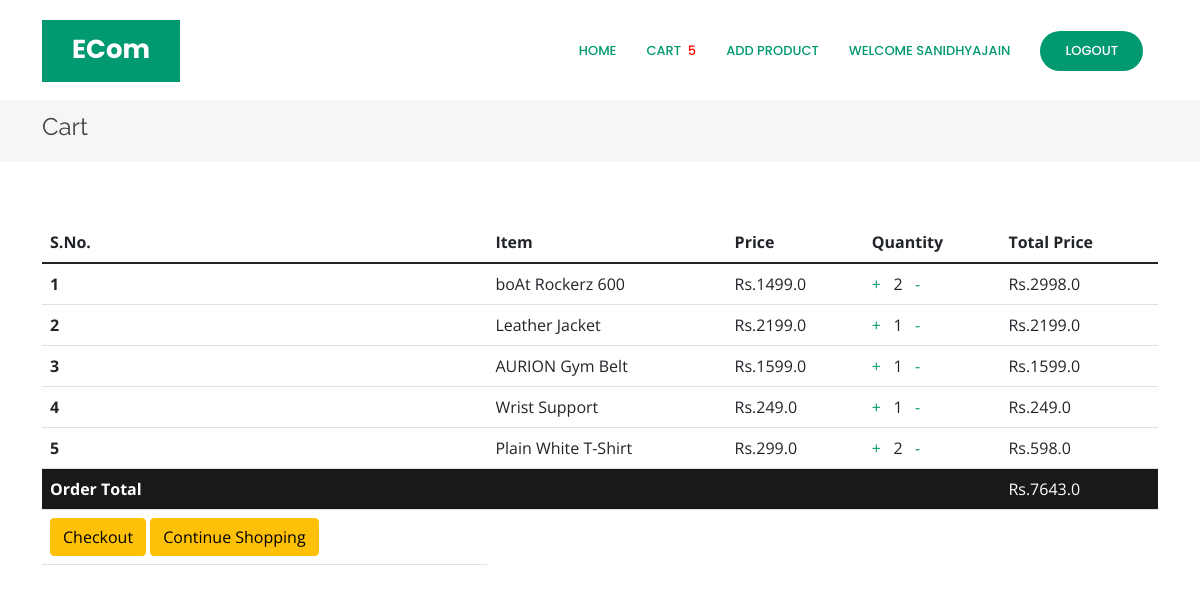
The page /orderlist (signed in) on the database its author committed.
### core/models.py (models this page shows, shortened)
class Order(models.Model):
    user = models.ForeignKey(User, on_delete=models.CASCADE)
    items = models.ManyToManyField(OrderItem)
    start_date = models.DateTimeField(auto_now_add=True)
    ordered_date = models.DateTimeField()
    ordered = models.BooleanField(default=False)
    order_id = models.CharField(max_length=100, unique=True, default=None, blank=True, null=True)
    datetime_ofpayment = models.DateField(auto_now_add=True)
    order_delivered = models.BooleanField(default=False)
    order_received = models.BooleanField(default=False)
    razorpay_order_id = models.CharField(max_length=500, null=True, blank=True)
    razorpay_payment_id = models.CharField(max_length=500, null=True, blank=True)
    razorpay_signature = models.CharField(max_length=500, null=True, blank=True)
    def get_total_price(self):
        total = 0
        for order_item in self.items.all():
            total += order_item.get_final_price()
        return total

class OrderItem(models.Model):
    user = models.ForeignKey(User, on_delete=models.CASCADE)
    ordered = models.BooleanField(default=False)
    product = models.ForeignKey(Product, on_delete=models.CASCADE)
    quantity = models.IntegerField(default=1)
    def get_total_item_price(self):
        return self.quantity * self.product.price
    def get_final_price(self):
        return self.get_total_item_price()

class Product(models.Model):
    name = models.CharField(max_length=100)
    category = models.ForeignKey('Category', on_delete=models.CASCADE)
    desc = models.TextField()
    price = models.FloatField(default=0.0)
    product_available_count = models.IntegerField(default=0)
    img = models.ImageField(upload_to='images/')

### core/views.py (the view)
# urls.py: path('orderlist', views.orderlist, name='orderlist'),
def orderlist(request):
    if Order.objects.filter(user=request.user, ordered=False).exists():
        order = Order.objects.get(user=request.user, ordered=False)
        return render(request,'core/orderlist.html', {'order':order})
    return render(request,'core/orderlist.html', {'message':'Your Cart is Empty!'})

### core/templatetags/cart_template_tag.py (called while the page is built)
@register.filter
def cart_item_count(user):
    if user.is_authenticated:
        qs = Order.objects.filter(user=user, ordered=False)
        if qs.exists():
            return qs[0].items.count()
    return 0

### templates/core/orderlist.html (shortened to what this page needs)
<!DOCTYPE html>
{% load static %}
{% load cart_template_tag %}
<html lang="en">
<head>
    <link href="{% static 'vendor/aos/aos.css' %}" rel="stylesheet">
    <link href="{% static 'vendor/bootstrap/css/bootstrap.min.css' %}" rel="stylesheet">
    <link href="{% static 'vendor/bootstrap-icons/bootstrap-icons.css' %}" rel="stylesheet">
    <link href="{% static 'vendor/boxicons/css/boxicons.min.css' %}" rel="stylesheet">
    <link href="{% static 'vendor/glightbox/css/glightbox.min.css' %}" rel="stylesheet">
    <link href="{% static 'vendor/remixicon/remixicon.css' %}" rel="stylesheet">
    <link href="{% static 'vendor/swiper/swiper-bundle.min.css' %}" rel="stylesheet">
    <link href="{% static 'css/style.css' %}" rel="stylesheet">
</head>
<body>
    <header id="header" class="fixed-top d-flex align-items-center">
        <div class="container">
            <div class="header-container d-flex align-items-center justify-content-between">
                <div class="logo">
                    <h1 class="text-light"><a href="index.html"><span>ECom</span></a></h1>
                </div>
                <nav id="navbar" class="navbar">
                    <ul>
                        {% if user.is_authenticated %}
                        <li><a class="nav-link scrollto active" href="{% url 'index' %}">Home</a></li>
                        <li><a class="nav-link scrollto active" href="{% url 'orderlist' %}">Cart&nbsp;&nbsp;
                                <div style="color: red;">{{request.user | cart_item_count}}</div>
                            </a></li>
                        {% if user.is_superuser%}
                        <li><a class="nav-link scrollto active" href="{% url 'add_product' %}">Add Product</a></li>
                        {% endif %}
                        <li><a class="nav-link scrollto active" href="#hero">Welcome {{user.username}}</a></li>
                        <li><a class="getstarted scrollto" href="{% url 'user_logout' %}">Logout</a></li>
                        {% else %}
                        <li><a class="getstarted scrollto" href="{% url 'user_login' %}">Login</a></li>
                        <li><a class="getstarted scrollto" href="{% url 'user_register' %}">Sign Up</a></li>
                        {% endif %}
                    </ul>
                </nav>
            </div>
        </div>
    </header>
    <main id="main">
        <section class="breadcrumbs">
            <div class="container">
                <div class="d-flex justify-content-between align-items-center">
                    <h2>Cart</h2>
                </div>
            </div>
        </section>
        <section class="inner-page">
            <div class="container">
                <table class="table table-hover">
                    <thead>
                        <tr>
                            <th scope="col">S.No.</th>
                            <th scope="col">Item</th>
                            <th scope="col">Price</th>
                            <th scope="col">Quantity</th>
                            <th scope="col">Total Price</th>
                        </tr>
                    </thead>
                    <tbody>
                        {% for order_item in order.items.all %}
                        <tr>
                            <th scope="row">{{forloop.counter}}</th>
                            <td>{{ order_item.product.name }}</td>
                            <td>Rs.{{ order_item.product.price }}</td>
                            <td>
                                <a href="{% url 'add_item' order_item.product.pk %}">+</a> &nbsp;
                                {{ order_item.quantity}} &nbsp;
                                <a href="{% url 'remove_item' order_item.product.pk %}">-</i></a>
                            </td>
                            <td>Rs.{{ order_item.get_total_item_price }}</td>
                        </tr>
                        {% endfor %}
                        {% if order.get_total_price %}
                        <tr class="row100 body" style="background-color: #191919;">
                            <td class="cell100 column1" style="color: white;"><b>Order Total</b></td>
                            <td class="cell100 column2"></td>
                            <td class="cell100 column3"></td>
                            <td class="cell100 column4"></td>
                            <td class="cell100 column5" style="color:white;">Rs.{{ order.get_total_price }}</td>
                        </tr>
                        <tr class="row100 body">
                            <td class="cell100 column1">
                                <a href="{% url 'checkout_page' %}" class="btn btn-warning float-right ml-2">Checkout</a>
                                <a href="{% url 'index' %}" class="btn btn-warning float-right">Continue Shopping</a>
                            </td>
                        </tr>
                        {% endif %}
                    </tbody>
                </table>
            </div>
        </section>
    </main>
</body>
</html>

### static/css/style.css (style rules this page uses)
body { font-family: "Open Sans", sans-serif; color: #444444; }
a { color: #009970; text-decoration: none; }
h1, h2, h3, h4, h5, h6 { font-family: "Raleway", sans-serif; }
#header { transition: all 0.5s; z-index: 997; transition: all 0.5s; top: 20px; }
#header .header-container { background: #fff; }
#header .logo { overflow: hidden; padding: 16px 30px 12px 30px; background: #009970; }
#header .logo h1 { font-size: 26px; padding: 0; line-height: 1; font-weight: 700; font-family: "Poppins", sans-serif; }
#header .logo h1 a, #header .logo h1 a:hover { color: #fff; text-decoration: none; }
.navbar { padding: 0; }
.navbar ul { margin: 0; padding: 0; display: flex; list-style: none; align-items: center; }
.navbar li { position: relative; }
.navbar a, .navbar a:focus { display: flex; align-items: center; justify-content: space-between; padding: 10px 0 10px 30px; color: #36343a; transition: 0.3s; font-size: 13px; font-weight: 500; text-transform: uppercase; font-family: "Poppins", sans-serif; white-space: nowrap; transition: 0.3s; }
.navbar a:hover, .navbar .active, .navbar .active:focus, .navbar li:hover > a { color: #009970; }
.navbar .getstarted, .navbar .getstarted:focus { background: #009970; padding: 10px 25px; margin-left: 30px; margin-right: 15px; border-radius: 50px; color: #fff; }
section { padding: 60px 0; overflow: hidden; }
.breadcrumbs { padding: 15px 0; background: #f6f6f7; margin-top: 100px; }
.breadcrumbs h2 { font-size: 24px; line-height: 1; font-weight: 400; }

### rows shown on the page
OrderItem: product.name "boAt Rockerz 600", product.price "1499.0", quantity "2", get_total_item_price "2998.0"
OrderItem: product.name "Leather Jacket", product.price "2199.0", quantity "1", get_total_item_price "2199.0"
OrderItem: product.name "AURION Gym Belt", product.price "1599.0", quantity "1", get_total_item_price "1599.0"
OrderItem: product.name "Wrist Support", product.price "249.0", quantity "1", get_total_item_price "249.0"
OrderItem: product.name "Plain White T-Shirt", product.price "299.0", quantity "2", get_total_item_price "598.0"
Order: get_total_price "7643.0"

### other values the page prints
{{ request.user | cart_item_count }} "5"
{{ user.username }} "SANIDHYAJAIN"
